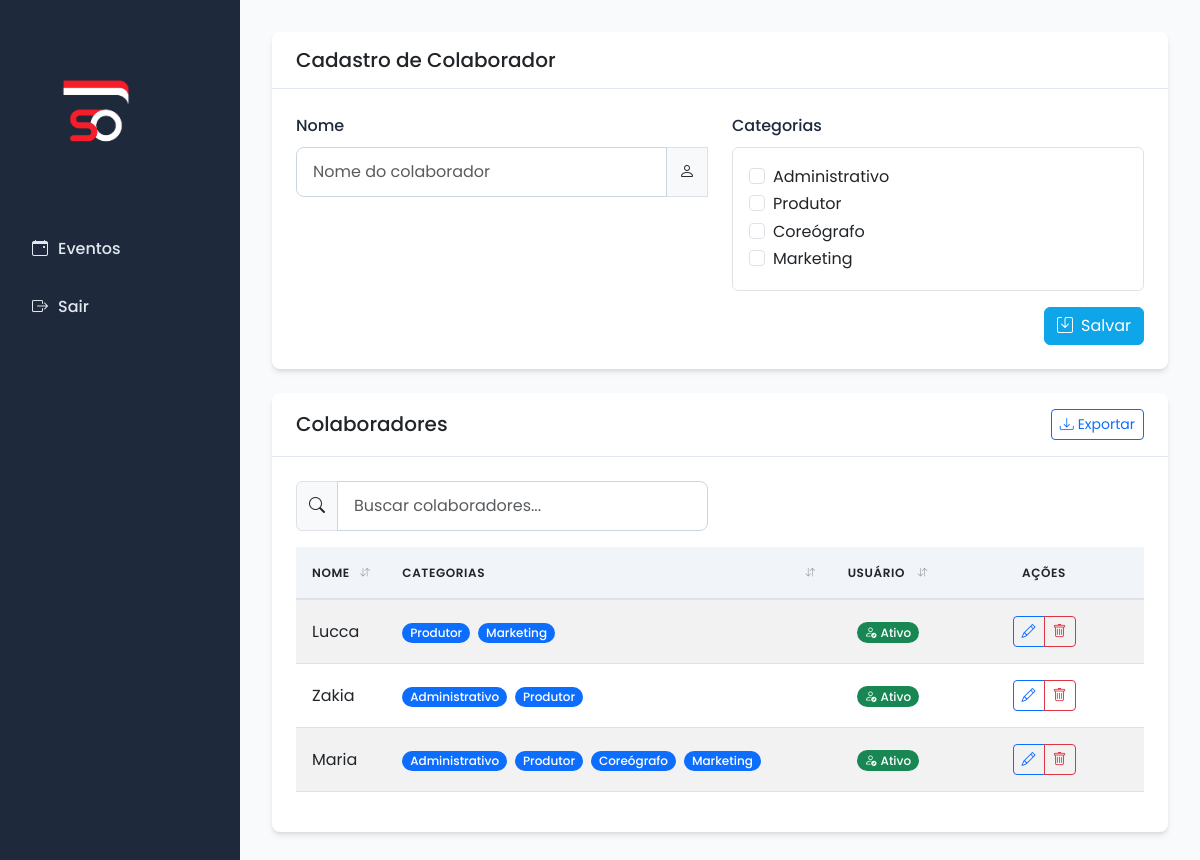
Page /cadastros/colaboradores on the earlier database version.
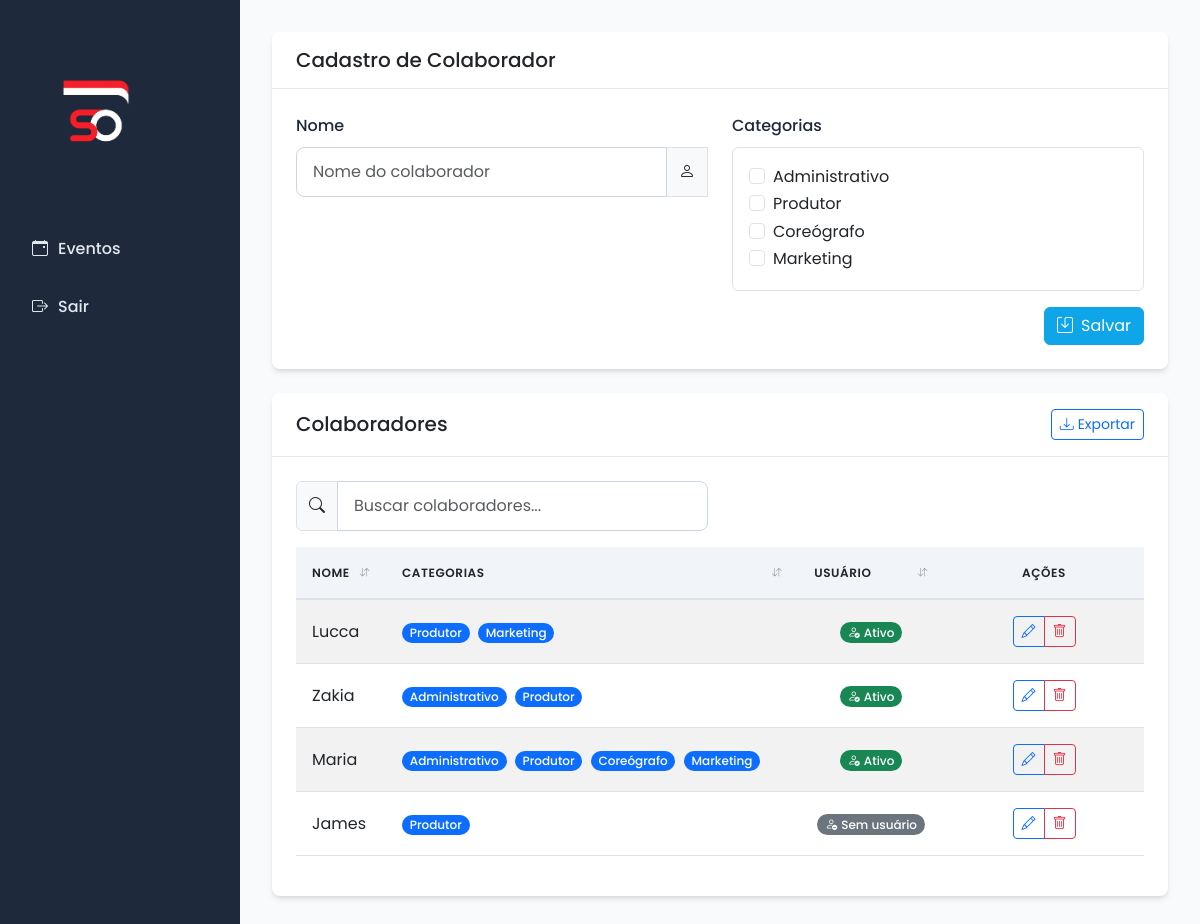
Same page on the later database version.
### models.py (models this page shows, shortened)
class Colaborador(db.Model):
    __tablename__ = 'colaborador'
    id_colaborador = db.Column(db.Integer, primary_key=True)
    nome = db.Column(db.String, nullable=False)
    categorias_associacao = db.relationship('ColaboradorCategoria', back_populates='colaborador', cascade='all, delete-orphan')
    categorias = db.relationship('CategoriaColaborador', secondary='colaborador_categoria',
                                overlaps="categorias_associacao,categoria_colaborador,colaborador")
    eventos_produzidos = db.relationship('Evento', backref='produtor', foreign_keys='Evento.id_produtor')
    @property
    def categoria_nomes(self):
        return [cat.nome for cat in self.categorias]

class CategoriaColaborador(db.Model):
    __tablename__ = 'categoria_colaborador'
    id_categoria_colaborador = db.Column(db.Integer, primary_key=True)
    nome = db.Column(db.String, nullable=False)
    colaborador_categorias = db.relationship('ColaboradorCategoria', backref='categoria_colaborador')

### app.py (the view, shortened to what this page needs)
@app.route('/cadastros/colaboradores', methods=['GET', 'POST'])
def cadastrar_colaborador():
    categorias_existentes = CategoriaColaborador.query.all()
    if not categorias_existentes:
        flash('Ã‰ necessÃ¡rio cadastrar pelo menos uma categoria de colaborador antes de cadastrar colaboradores.', 'warning')
        return redirect(url_for('cadastrar_categoria_colaborador'))
    form = ColaboradorForm()
    form.categorias.choices = [(c.id_categoria_colaborador, c.nome) for c in categorias_existentes]
    colaboradores = Colaborador.query.all()
    return render_template('colaboradores.html', form=form, colaboradores=colaboradores)

### forms.py
class ColaboradorForm(FlaskForm):
    nome = StringField('Nome', validators=[InputRequired()])
    categorias = MultiCheckboxField('Categorias', coerce=int, validators=[InputRequired(message="Selecione pelo menos uma categoria")])

### templates/colaboradores.html (shortened to what the changed rows need)
{% extends 'base.html' %}
{% block content %}
{% if not form.categorias.choices or form.categorias.choices|length == 0 %}
<div class="alert alert-warning d-flex align-items-center" role="alert">
    <i class="bi bi-exclamation-triangle-fill me-2"></i>
    <div>
        <strong>Atenção!</strong> É necessário cadastrar pelo menos uma categoria de colaborador antes de poder cadastrar colaboradores.
        <a href="{{ url_for('cadastrar_categoria_colaborador') }}" class="btn btn-sm btn-outline-warning ms-2">
            <i class="bi bi-plus me-1"></i>Cadastrar Categoria
        </a>
    </div>
</div>
{% else %}
<div class="card mb-4">
    <div class="card-body">
        <form method="POST" class="needs-validation" novalidate>
            <div class="row">
                <div class="col-md-6 mb-3">
                    <div class="border rounded p-3" style="max-height: 200px; overflow-y: auto;">
                        {% for subfield in form.categorias %}
                        <div class="form-check">
                            {{ subfield(class="form-check-input") }}
                            {{ subfield.label(class="form-check-label") }}
                        </div>
                        {% endfor %}
                    </div>
                </div>
            </div>
        </form>
    </div>
</div>
{% endif %}
<div class="card">
    <div class="card-body">
        {% if colaboradores %}
        <div class="table-responsive">
            <table class="table table-hover table-striped sortable-table" id="colaboradoresTable">
                <thead>
                    <tr>
                        <th>Nome</th>
                        <th>Categorias</th>
                        <th class="text-center">Usuário</th>
                        <th class="text-center no-sort" style="width: 200px;">Ações</th>
                    </tr>
                </thead>
                <tbody>
                    {% for col in colaboradores %}
                    <tr>
                        <td>{{ col.nome }}</td>
                        <td>
                            {% if col.categoria_nomes %}
                                {% for categoria in col.categoria_nomes %}
                                    <span class="badge bg-primary me-1">{{ categoria }}</span>
                                {% endfor %}
                            {% else %}
                                <span class="text-muted">—</span>
                            {% endif %}
                        </td>
                        <td class="text-center">
                            {% if col.usuario %}
                                <span class="badge bg-success">
                                    <i class="bi bi-person-check me-1"></i>Ativo
                                </span>
                            {% else %}
                                <span class="badge bg-secondary">
                                    <i class="bi bi-person-dash me-1"></i>Sem usuário
                                </span>
                            {% endif %}
                        </td>
                        <td class="text-center">
                            <div class="btn-group" role="group">
                                <a href="{{ url_for('editar_colaborador', id=col.id_colaborador) }}" class="btn btn-sm btn-outline-primary" title="Editar Colaborador">
                                    <i class="bi bi-pencil"></i>
                                </a>
                                <a href="{{ url_for('excluir_colaborador', id=col.id_colaborador) }}" class="btn btn-sm btn-outline-danger"
                                   onclick="return confirm('Tem certeza que deseja excluir este colaborador?')" title="Excluir Colaborador">
                                    <i class="bi bi-trash"></i>
                                </a>
                            </div>
                        </td>
                    </tr>
                    {% endfor %}
                </tbody>
            </table>
        </div>
        {% else %}
        <div class="alert alert-info">
            <i class="bi bi-info-circle me-2"></i>Nenhum colaborador cadastrado.
        </div>
        {% endif %}
    </div>
</div>
{% endblock %}

Differences in the rows shown:
added Colaborador: nome "James", shows "Sem usuário", CategoriaColaborador (nome "Produtor")
